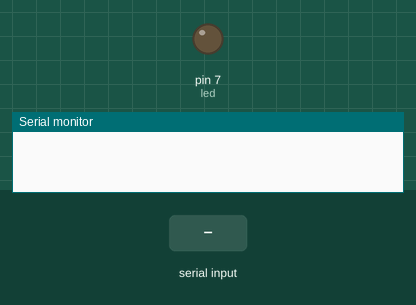
A sketch run on a simulated Arduino Uno, built with avr-gcc and run on an emulated ATmega328P. Shown: output pins drawn as LEDs (lit = HIGH), the last lines printed to the serial monitor. Dashed ring = blinking. The test bench sets the inputs (shaded band).

Above: at 1.2 s.
1.3 s: "90,45\n" received over Serial
At 1.4 s:
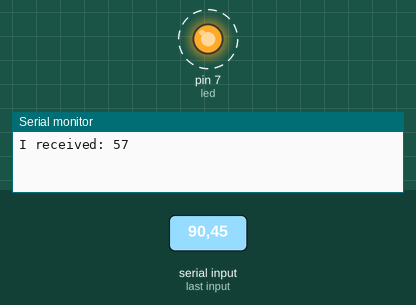
Timing chart, 0 to 9.8 s (numbered marks = the images above; inputs shaded):
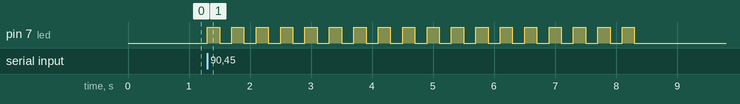

The sketch:

Arduino.ino
```cpp
int led = 7;
int incomingByte = 0;

void setup() {
  Serial.begin(9600);
  pinMode(led, OUTPUT);
  while (!Serial) {;}
}

void loop() {
  if (Serial.available() > 0) {
    incomingByte = Serial.read();
    // say what you got:
    Serial.print("I received: ");
    Serial.println(incomingByte);

    //0 is mapped to 48, this will only accept numbers between 0-9
    incomingByte = incomingByte - 48;
    for (int i=0; i<incomingByte; i++) {
      digitalWrite(led,HIGH);
      delay(200);
      digitalWrite(led,LOW);
      delay(200);
    }
  }
}
```

Measured:
- after the input at 1.3 s, pin 7 (led): alternates HIGH for 0.20 s and LOW for 0.20 s, 36 changes in all, then stays LOW, starting at once
